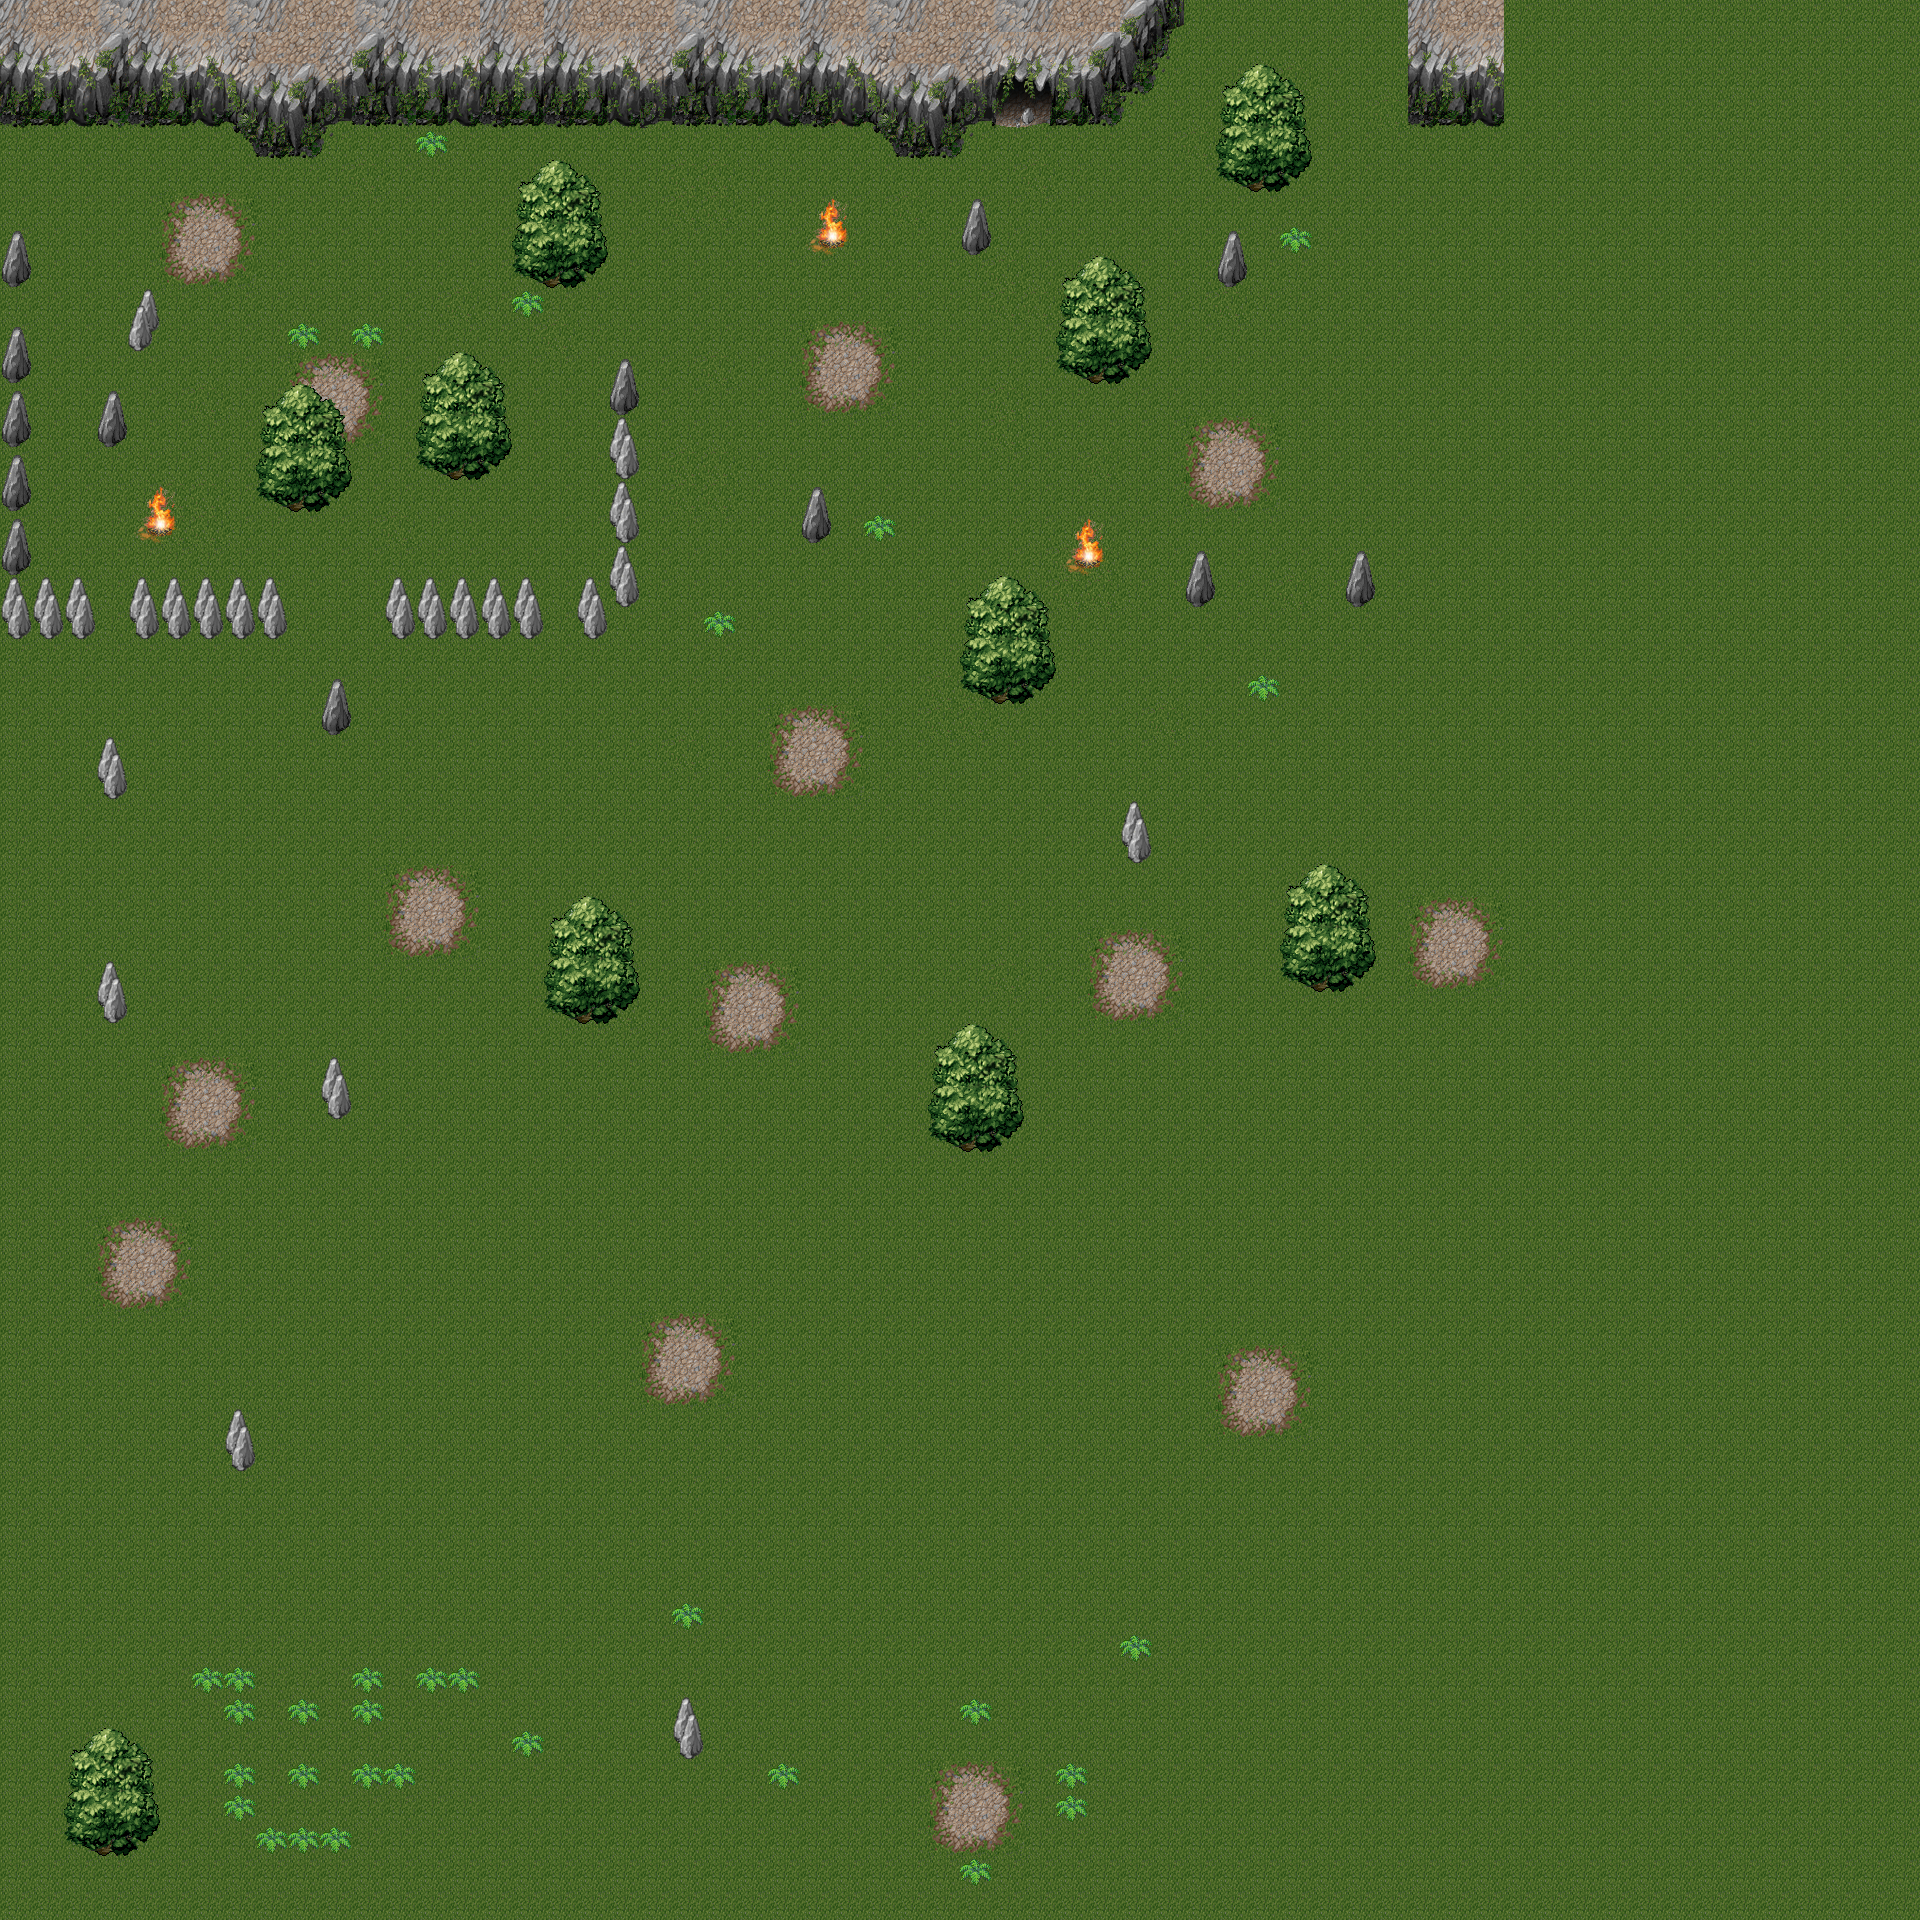

Rendered tile map (Tiled .tmx) drawn with the repository's tilesets; below, a short description and the map source with its tile grids summarised:
An orthogonal 60x60 tile map with 32x32 px tiles, 3 tile layers (groundLayer, blockLayer, aboveLayer), 2 tilesets and 6 objects (player).

<map version="1.2" tiledversion="1.3.0" orientation="orthogonal" renderorder="right-down" compressionlevel="0" width="60" height="60" tilewidth="32" tileheight="32" infinite="0" nextlayerid="6" nextobjectid="11">
 <editorsettings>
  <export format="json" />
 </editorsettings>
 <tileset firstgid="1" name="mountain_landscape" tilewidth="32" tileheight="32" tilecount="256" columns="16">
  <image source="mountain_landscape.png" trans="ff00ff" width="512" height="512" />
  <tile id="11">
   <properties>
    <property name="speed" type="int" value="-5" />
   </properties>
  </tile>
  <tile id="12">
   <properties>
    <property name="speed" type="int" value="-5" />
   </properties>
  </tile>
  <tile id="13">
   <properties>
    <property name="speed" type="int" value="-5" />
   </properties>
  </tile>
  <tile id="27">
   <properties>
    <property name="speed" type="int" value="-5" />
   </properties>
  </tile>
  <tile id="28">
   <properties>
    <property name="speed" type="int" value="-5" />
   </properties>
  </tile>
  <tile id="29">
   <properties>
    <property name="speed" type="int" value="-5" />
   </properties>
  </tile>
  <tile id="43">
   <properties>
    <property name="speed" type="int" value="-5" />
   </properties>
  </tile>
  <tile id="44">
   <properties>
    <property name="speed" type="int" value="-5" />
   </properties>
  </tile>
  <tile id="45">
   <properties>
    <property name="speed" type="int" value="-5" />
   </properties>
  </tile>
  <tile id="116">
   <properties>
    <property name="health" type="int" value="-5" />
   </properties>
  </tile>
  <tile id="117">
   <properties>
    <property name="health" type="int" value="-5" />
   </properties>
  </tile>
  <tile id="132">
   <properties>
    <property name="health" type="int" value="-5" />
   </properties>
  </tile>
  <tile id="133">
   <properties>
    <property name="health" type="int" value="-5" />
   </properties>
  </tile>
  <tile id="151">
   <properties>
    <property name="health" type="int" value="5" />
   </properties>
  </tile>
  <tile id="167">
   <properties>
    <property name="health" type="int" value="5" />
   </properties>
  </tile>
  <tile id="203">
   <properties>
    <property name="collides" type="bool" value="true" />
   </properties>
  </tile>
  <tile id="205">
   <properties>
    <property name="collides" type="bool" value="true" />
   </properties>
  </tile>
  <tile id="219">
   <properties>
    <property name="collides" type="bool" value="true" />
   </properties>
  </tile>
  <tile id="220">
   <properties>
    <property name="collides" type="bool" value="true" />
   </properties>
  </tile>
  <tile id="221">
   <properties>
    <property name="collides" type="bool" value="true" />
   </properties>
  </tile>
  <tile id="228">
   <properties>
    <property name="collides" type="bool" value="true" />
   </properties>
  </tile>
  <tile id="229">
   <properties>
    <property name="collides" type="bool" value="true" />
   </properties>
  </tile>
  <tile id="230">
   <properties>
    <property name="collides" type="bool" value="true" />
   </properties>
  </tile>
  <tile id="231">
   <properties>
    <property name="collides" type="bool" value="true" />
   </properties>
  </tile>
  <tile id="232">
   <properties>
    <property name="collides" type="bool" value="true" />
   </properties>
  </tile>
  <tile id="233">
   <properties>
    <property name="collides" type="bool" value="true" />
   </properties>
  </tile>
  <tile id="234">
   <properties>
    <property name="collides" type="bool" value="true" />
   </properties>
  </tile>
  <tile id="235">
   <properties>
    <property name="collides" type="bool" value="true" />
   </properties>
  </tile>
  <tile id="236">
   <properties>
    <property name="collides" type="bool" value="true" />
   </properties>
  </tile>
  <tile id="244">
   <properties>
    <property name="collides" type="bool" value="true" />
   </properties>
  </tile>
  <tile id="245">
   <properties>
    <property name="collides" type="bool" value="true" />
   </properties>
  </tile>
  <tile id="246">
   <properties>
    <property name="collides" type="bool" value="true" />
   </properties>
  </tile>
  <tile id="247">
   <properties>
    <property name="collides" type="bool" value="true" />
   </properties>
  </tile>
  <tile id="248">
   <properties>
    <property name="collides" type="bool" value="true" />
   </properties>
  </tile>
  <tile id="249">
   <properties>
    <property name="collides" type="bool" value="true" />
   </properties>
  </tile>
  <tile id="250">
   <properties>
    <property name="collides" type="bool" value="true" />
   </properties>
  </tile>
  <tile id="252">
   <properties>
    <property name="collides" type="bool" value="true" />
   </properties>
  </tile>
 </tileset>
 <tileset firstgid="257" name="player" tilewidth="32" tileheight="32" tilecount="12" columns="3">
  <image source="player.png" trans="ff00ff" width="96" height="128" />
 </tileset>
 <layer id="1" name="groundLayer" width="60" height="60">
  <data>[3600 cells, 3600 non-empty, 11 distinct tile ids]</data>
 </layer>
 <layer id="3" name="blockLayer" width="60" height="60">
  <data>[3600 cells, 351 non-empty, 71 distinct tile ids]</data>
 </layer>
 <layer id="5" name="aboveLayer" width="60" height="60">
  <data>[3600 cells, 78 non-empty, 9 distinct tile ids]</data>
 </layer>
 <objectgroup id="4" name="objectLayer1" visible="0" opacity="0.98">
  <object id="1" gid="168" x="49" y="182" width="32" height="32" />
  <object id="2" gid="168" x="49" y="182" width="32" height="32" />
  <object id="3" gid="168" x="49" y="182" width="32" height="32">
   <properties>
    <property name="alpha" value="0.1" />
   </properties>
  </object>
  <object id="8" name="player" gid="257" x="368" y="283" width="32" height="32">
   <properties>
    <property name="sprite" value="player" />
   </properties>
  </object>
  <object id="9" gid="168" x="149" y="157" width="32" height="32">
   <properties>
    <property name="score" value="20" />
   </properties>
  </object>
  <object id="10" gid="168" x="263" y="291" width="32" height="32">
   <properties>
    <property name="score" value="20" />
   </properties>
  </object>
 </objectgroup>
</map>
